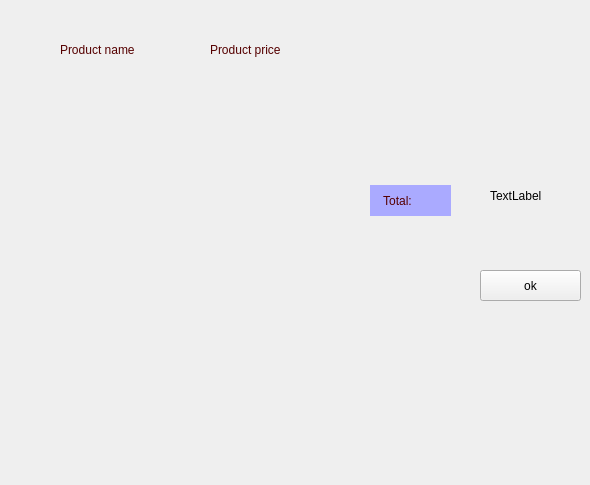
    <widget class="QWidget" name="total">
     <widget class="QLabel" name="label_16">
      <property name="geometry">
       <rect>
        <x>60</x>
        <y>40</y>
        <width>121</width>
        <height>20</height>
       </rect>
      </property>
      <property name="styleSheet">
       <string notr="true">color: rgb(85, 0, 0);
font: 700 12pt &quot;Segoe UI&quot;;</string>
      </property>
      <property name="text">
       <string>Product name</string>
      </property>
     </widget>
     <widget class="QLabel" name="product_1">
      <property name="geometry">
       <rect>
        <x>60</x>
        <y>100</y>
        <width>49</width>
        <height>16</height>
       </rect>
      </property>
      <property name="text">
       <string/>
      </property>
     </widget>
     <widget class="QLabel" name="product_2">
      <property name="geometry">
       <rect>
        <x>60</x>
        <y>140</y>
        <width>49</width>
        <height>16</height>
       </rect>
      </property>
      <property name="text">
       <string/>
      </property>
     </widget>
     <widget class="QLabel" name="product_3">
      <property name="geometry">
       <rect>
        <x>60</x>
        <y>180</y>
        <width>49</width>
        <height>16</height>
       </rect>
      </property>
      <property name="text">
       <string/>
      </property>
     </widget>
     <widget class="QLabel" name="product_4">
      <property name="geometry">
       <rect>
        <x>60</x>
        <y>220</y>
        <width>49</width>
        <height>16</height>
       </rect>
      </property>
      <property name="text">
       <string/>
      </property>
     </widget>
     <widget class="QLabel" name="product_5">
      <property name="geometry">
       <rect>
        <x>60</x>
        <y>260</y>
        <width>49</width>
        <height>16</height>
       </rect>
      </property>
      <property name="text">
       <string/>
      </property>
     </widget>
     <widget class="QLabel" name="product_6">
      <property name="geometry">
       <rect>
        <x>60</x>
        <y>300</y>
        <width>49</width>
        <height>16</height>
       </rect>
      </property>
      <property name="text">
       <string/>
      </property>
     </widget>
     <widget class="QLabel" name="product_7">
      <property name="geometry">
       <rect>
        <x>60</x>
        <y>340</y>
        <width>49</width>
        <height>16</height>
       </rect>
      </property>
      <property name="text">
       <string/>
      </property>
     </widget>
     <widget class="QLabel" name="product_8">
      <property name="geometry">
       <rect>
        <x>60</x>
        <y>380</y>
        <width>49</width>
        <height>16</height>
       </rect>
      </property>
      <property name="text">
       <string/>
      </property>
     </widget>
     <widget class="QLabel" name="product_9">
      <property name="geometry">
       <rect>
        <x>60</x>
        <y>420</y>
        <width>49</width>
        <height>16</height>
       </rect>
      </property>
      <property name="text">
       <string/>
      </property>
     </widget>
     <widget class="QLabel" name="total_price">
      <property name="geometry">
       <rect>
        <x>490</x>
        <y>180</y>
        <width>81</width>
        <height>31</height>
       </rect>
      </property>
      <property name="text">
       <string>TextLabel</string>
      </property>
     </widget>
     <widget class="QLabel" name="label_70">
      <property name="geometry">
       <rect>
        <x>210</x>
        <y>40</y>
        <width>121</width>
        <height>20</height>
       </rect>
      </property>
      <property name="styleSheet">
       <string notr="true">color: rgb(85, 0, 0);
font: 700 12pt &quot;Segoe UI&quot;;</string>
      </property>
      <property name="text">
       <string>Product price</string>
      </property>
     </widget>
     <widget class="QLabel" name="price_1">
      <property name="geometry">
       <rect>
        <x>210</x>
        <y>100</y>
        <width>49</width>
        <height>16</height>
       </rect>
      </property>
      <property name="text">
       <string/>
      </property>
     </widget>
     <widget class="QLabel" name="price_2">
      <property name="geometry">
       <rect>
        <x>210</x>
        <y>140</y>
        <width>49</width>
        <height>16</height>
       </rect>
      </property>
      <property name="text">
       <string/>
      </property>
     </widget>
     <widget class="QLabel" name="price_3">
      <property name="geometry">
       <rect>
        <x>210</x>
        <y>180</y>
        <width>49</width>
        <height>16</height>
       </rect>
      </property>
      <property name="text">
       <string/>
      </property>
     </widget>
     <widget class="QLabel" name="price_4">
      <property name="geometry">
       <rect>
        <x>210</x>
        <y>220</y>
        <width>49</width>
        <height>16</height>
       </rect>
      </property>
      <property name="text">
       <string/>
      </property>
     </widget>
     <widget class="QLabel" name="price_5">
      <property name="geometry">
       <rect>
        <x>210</x>
        <y>260</y>
        <width>49</width>
        <height>16</height>
       </rect>
      </property>
      <property name="text">
       <string/>
      </property>
     </widget>
     <widget class="QLabel" name="price_6">
      <property name="geometry">
       <rect>
        <x>210</x>
        <y>300</y>
        <width>49</width>
        <height>16</height>
       </rect>
      </property>
      <property name="text">
       <string/>
      </property>
     </widget>
     <widget class="QLabel" name="price_7">
      <property name="geometry">
       <rect>
        <x>210</x>
        <y>340</y>
        <width>49</width>
        <height>16</height>
       </rect>
      </property>
      <property name="text">
       <string/>
      </property>
     </widget>
     <widget class="QLabel" name="product_10">
      <property name="geometry">
       <rect>
        <x>60</x>
        <y>460</y>
        <width>49</width>
        <height>16</height>
       </rect>
      </property>
      <property name="text">
       <string/>
      </property>
     </widget>
     <widget class="QLabel" name="price_8">
      <property name="geometry">
       <rect>
        <x>210</x>
        <y>380</y>
        <width>49</width>
        <height>16</height>
       </rect>
      </property>
      <property name="text">
       <string/>
      </property>
     </widget>
     <widget class="QLabel" name="price_9">
      <property name="geometry">
       <rect>
        <x>210</x>
        <y>420</y>
        <width>49</width>
        <height>16</height>
       </rect>
      </property>
      <property name="text">
       <string/>
      </property>
     </widget>
     <widget class="QLabel" name="price_10">
      <property name="geometry">
       <rect>
        <x>210</x>
        <y>460</y>
        <width>49</width>
        <height>16</height>
       </rect>
      </property>
      <property name="text">
       <string/>
      </property>
     </widget>
     <widget class="QLabel" name="label_17">
      <property name="geometry">
       <rect>
        <x>370</x>
        <y>185</y>
        <width>81</width>
        <height>31</height>
       </rect>
      </property>
      <property name="styleSheet">
       <string notr="true">background-color: rgb(170, 170, 255);
color: rgb(85, 0, 0);
font: 700 12pt &quot;Segoe UI&quot;;</string>
      </property>
      <property name="text">
       <string>    Total:</string>
      </property>
     </widget>
     <widget class="QPushButton" name="totalok">
      <property name="geometry">
       <rect>
        <x>480</x>
        <y>270</y>
        <width>101</width>
        <height>31</height>
       </rect>
      </property>
      <property name="text">
       <string>ok</string>
      </property>
     </widget>
    </widget>
